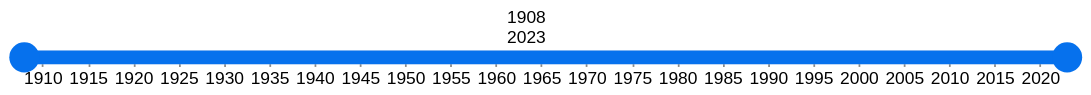

Write a Vega-Lite specification for this figure.
### Vega specification from a JSON file in a GitHub repository (floating-point values rounded to 4 significant figures)
{"$schema": "https://vega.github.io/schema/vega/v5.json", "description": "A timeline visualization with a custom year.", "width": 600, "height": 20, "padding": 5, "signals": [{"name": "yearMin", "value": 1908}, {"name": "yearMax", "value": 2023}, {"name": "yearExtent", "init": "[yearMin, yearMax]"}, {"name": "yearBrush", "update": "yearExtent", "on": [{"events": "[@yearBackground:mousedown, window:mouseup] > window:mousemove!, [@yearSelection:mousedown, window:mouseup] > window:mousemove!", "update": "[clamp(min(yearAnchor, invert('yearScale', x())),yearMin,2023), clamp(max(yearAnchor, invert('yearScale', x())),yearMin,yearMax)]"}, {"events": "[@yearX1:mousedown, window:mouseup] > window:mousemove!", "update": "[clamp(min(yearBrush[1], invert('yearScale', x())),yearMin,yearMax), yearBrush[1]]"}, {"events": "[@yearX2:mousedown, window:mouseup] > window:mousemove!", "update": "[yearBrush[0], clamp(max(yearBrush[0], invert('yearScale', x())),yearMin,yearMax)]"}, {"events": "@yearX1:dblclick, @yearX2:dblclick", "update": "[yearExtent[0], yearExtent[1]]"}]}, {"name": "yearAnchor", "value": 0, "on": [{"events": "mousedown", "update": "invert('yearScale', x())"}]}], "data": [{"name": "table", "values": [{"year": 1908}, {"year": 2023}], "transform": [{"type": "extent", "field": "year", "signal": "years"}]}], "scales": [{"name": "yearScale", "type": "linear", "range": "width", "zero": false, "domain": {"data": "table", "field": "year"}}], "axes": [{"orient": "bottom", "scale": "yearScale", "format": "d", "tickCount": 30}], "marks": [{"type": "rect", "name": "yearBackground", "encode": {"enter": {"x": {"scale": "yearScale", "signal": "yearMin"}, "x2": {"scale": "yearScale", "signal": "yearMax"}, "y": {"value": 16}, "height": {"value": 8}, "fill": {"value": "#ececec"}, "cornerRadius": {"value": 60}}}}, {"type": "rect", "name": "yearSelection", "encode": {"enter": {"x": {"scale": "yearScale", "signal": "yearMin"}, "x2": {"scale": "yearScale", "signal": "yearMax"}, "y": {"value": 16}, "height": {"value": 8}, "fill": {"value": "#0671ed"}, "cornerRadius": {"value": 60}}, "update": {"x": {"signal": "scale('yearScale', yearBrush[0])"}, "x2": {"signal": "scale('yearScale', yearBrush[1])"}}}}, {"type": "symbol", "name": "yearX1", "encode": {"enter": {"x": {"signal": "yearMin"}, "y": {"value": 20}, "size": {"value": 300}, "fill": {"value": "#0671ed"}}, "update": {"x": {"signal": "scale('yearScale', yearBrush[0])"}}}}, {"type": "symbol", "name": "yearX2", "encode": {"enter": {"x": {"signal": "yearMax"}, "y": {"value": 20}, "size": {"value": 300}, "fill": {"value": "#0671ed"}}, "update": {"x": {"signal": "scale('yearScale', yearBrush[1])"}}}}, {"type": "text", "encode": {"update": {"x": {"value": 300}, "y": {"value": 0}, "fill": {"value": "black"}, "fontSize": {"value": 10}, "align": {"value": "right"}, "text": {"signal": "yearBrush"}}}}]}
